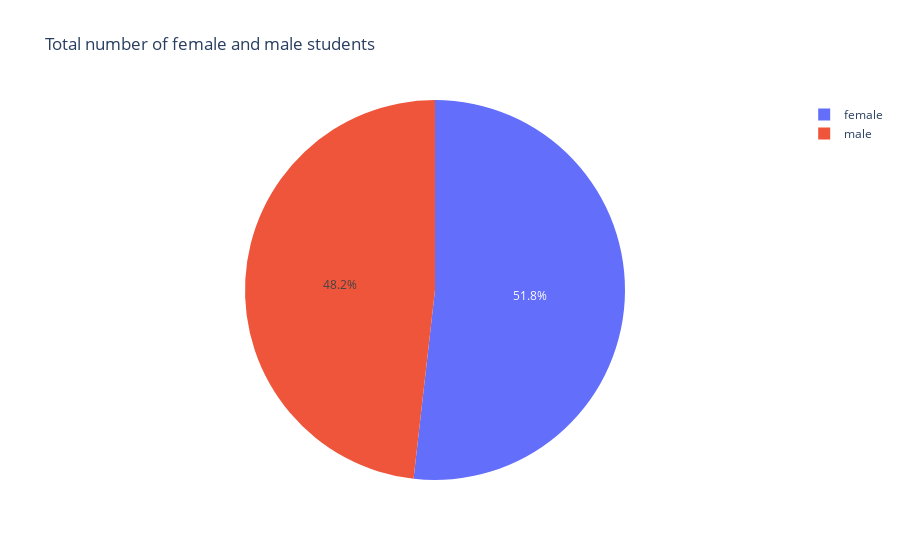

Notebook code for this chart:
### Markdown cell above
# Pie Plots

### Code cell
fig = px.pie(df, names='gender', title="Total number of female and male students",
            labels={
                     "gender": "Gender"
                 })
fig.show()

### Figure 1 — Plotly figure (JSON) as saved in the notebook; plotly's stock layout.template omitted (floating-point values rounded to 4 significant figures; data arrays with more than 128 entries replaced by an {"elided": "..."} marker saying what was removed)
{"data": [{"domain": {"x": [0, 1], "y": [0, 1]}, "hovertemplate": "Gender=%{label}<extra></extra>", "labels": {"elided": "1000 str values"}, "legendgroup": "", "name": "", "showlegend": true, "type": "pie"}], "layout": {"legend": {"tracegroupgap": 0}, "title": {"text": "Total number of female and male students"}}}
